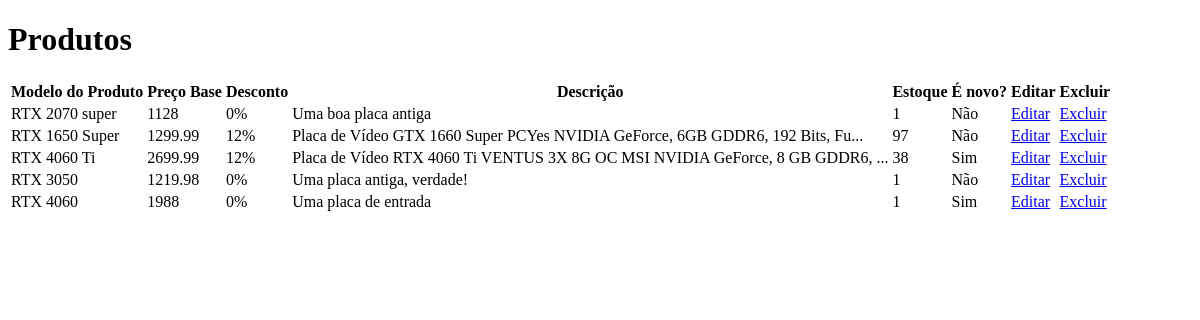
The app's page /admin/produtos/index.php (signed in), older data.
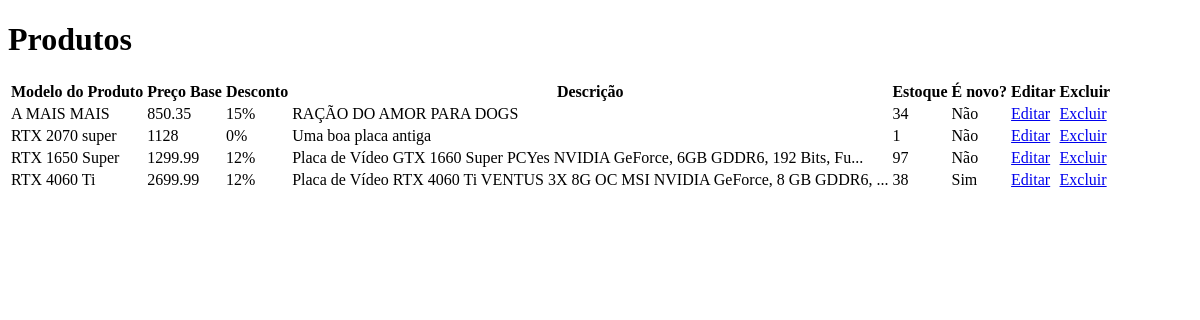
The same page, newer data.
### tables this page shows
CREATE TABLE `produto` (
  `id` uuid NOT NULL DEFAULT uuid(),
  `modelo` varchar(30) NOT NULL,
  `categoria` int(11) NOT NULL,
  `preco_base` float NOT NULL,
  `desconto` int(11) NOT NULL,
  `fabricante` int(11) NOT NULL,
  `imagens` varchar(1000) NOT NULL DEFAULT '[]',
  `descricao` varchar(200) DEFAULT NULL,
  `notas` varchar(30) NOT NULL DEFAULT '[3,10,4,150,41]',
  `estoque` int(11) NOT NULL,
  `novo` tinyint(1) NOT NULL DEFAULT 0
);

### src/controllers/productController.php (called while the page is built, shortened)
<?php
require_once '../../config/db.php';
class ProductController {
    public function index() {
        global $pdo;
        $sql = "SELECT * FROM produto";
        $stmt = $pdo->query($sql);
        return $stmt->fetchAll(PDO::FETCH_ASSOC);
    }
}
?>

### src/admin/produtos/index.php (the view, shortened to what this page needs)
<!DOCTYPE html>
<html lang="pt-br">
    <head>
    </head>
    <body>
        <h1>Produtos</h1>
        <table>
            <thead>
                <tr>
                    <th>Modelo do Produto</th>
                    <th>Preço Base</th>
                    <th>Desconto</th>
                    <th>Descrição</th>
                    <th>Estoque</th>
                    <th>É novo?</th>
                    <th>Editar</th>
                    <th>Excluir</th>
                </tr>
            </thead>
        <?php
            require_once '../../controllers/productController.php';
            $controller = new ProductController();
            $products = $controller->index();
            foreach ($products as $product) {
                $novo = $product['novo'] == 0 ? 'Não' : 'Sim';
                $lim = 80;
                $descricao = strlen($product['descricao']) > $lim-3 ? substr($product['descricao'], 0, $lim-4) . "..." : $product['descricao'];
                echo "<tr>
                    <td>{$product['modelo']}</td>
                    <td>{$product['preco_base']}</td>
                    <td>{$product['desconto']}%</td>
                    <td>{$descricao}</td>
                    <td>{$product['estoque']}</td>
                    <td>{$novo}</td>
                    <td><a href='editar.php?id={$product['id']}'>Editar</a></td>
                    <td><a href='../../controllers/products/deleteProduct.php?id={$product['id']}'>Excluir</a></td>
                </tr>";
            }
        ?>
        </table>
    </body>
</html>

Row changes from the older to the newer data that the page shows:
removed produto: modelo "RTX 3050", preco_base "1219.98", desconto "0", descricao "Uma placa antiga, verdade!", estoque "1", novo "Não"
removed produto: modelo "RTX 4060", preco_base "1988", desconto "0", descricao "Uma placa de entrada", estoque "1", novo "Sim"
added produto: modelo "A MAIS MAIS", preco_base "850.35", desconto "15", descricao "RAÇÃO DO AMOR PARA DOGS", estoque "34", novo "Não"
